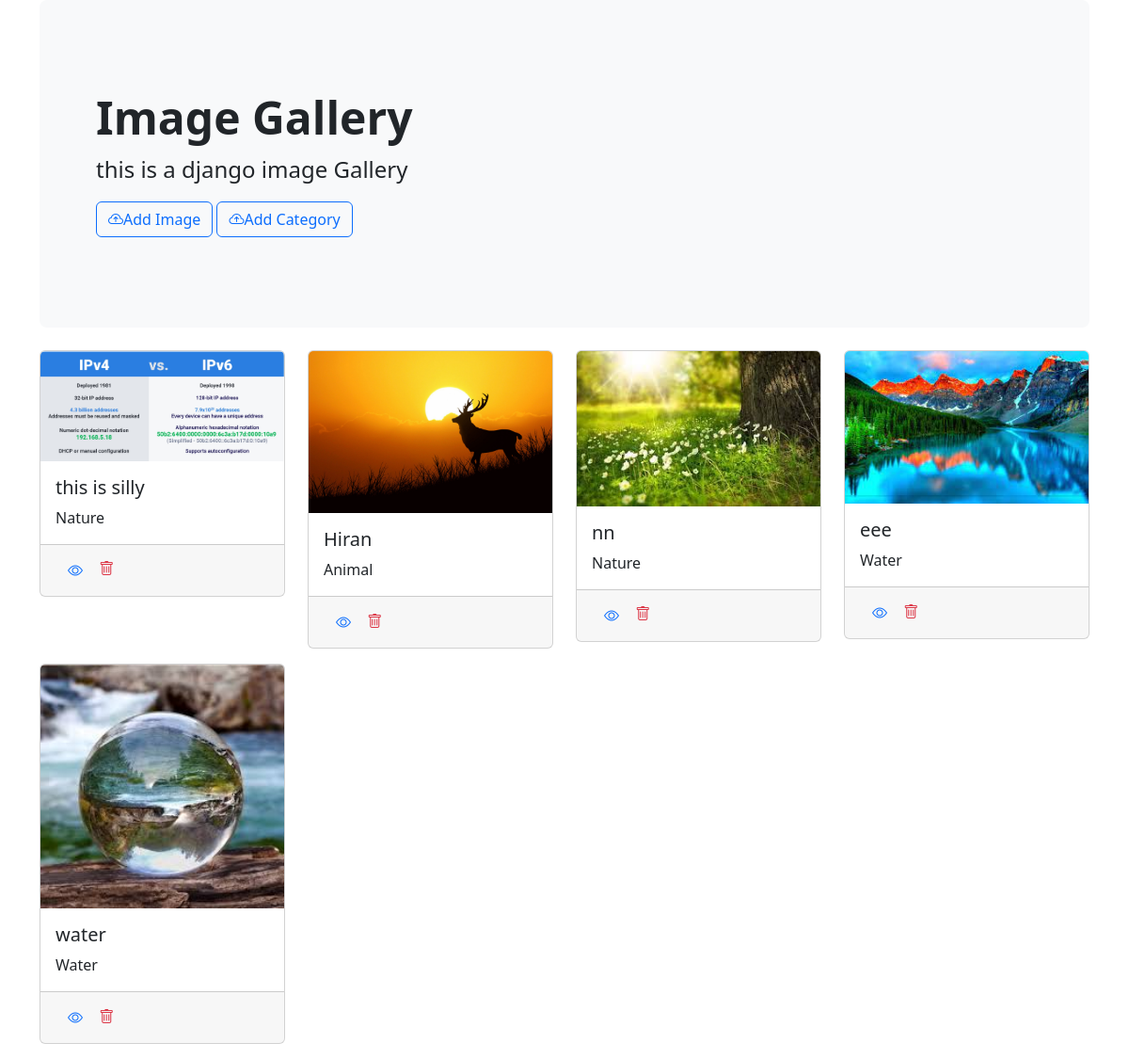
The page / on the database its author committed.
### gallery/models.py (models this page shows, shortened)
class Image(models.Model):
    image = models.ImageField(upload_to='images/')
    title = models.CharField(max_length=100)
    category = models.ForeignKey(Category, on_delete=models.CASCADE)
    uploaded_at = models.DateTimeField(auto_now_add=True)

class Category(models.Model):
    name = models.CharField(max_length=50)
    def __str__(self):
        return self.name

### gallery/views.py (the view)
# urls.py: path('', index, name='index'),
def index(request):
    categories = Category.objects.all() # get all the categories
    images = Image.objects.all()        # get all the images
    ctx = {
        'categories': categories,
        'images': images,
        'title' : 'Image Gallery',
    }
    return render(request, 'index.html', ctx)

### templates/index.html
{% extends 'layout/base.html' %}
{% block content %}
    <div class="container">
        <div class="p-5 mb-4 bg-light rounded-3">
            <div class="container-fluid py-5">
                <h1 class="display-5 fw-bold">Image Gallery</h1>
                <p class="col-md-8 fs-4">this is a django image Gallery</p>
                <a href="{%url 'add_image'%}" class="btn btn-outline-primary">
                    <i class="bi bi-cloud-arrow-up"></i>Add Image
                </a>
                <a href="{%url 'add_category'%}" class="btn btn-outline-primary">
                    <i class="bi bi-cloud-arrow-up"></i>Add Category
                </a>
            </div>
        </div>
    </div>
    <div class="container">
        <div class="row">
            {% for item in images %}
                <div class="col-lg-3 col-md- mb-3">
                    <div class="card">
                        <img class="card-img-top" src="{{item.image.url}}" alt="{{item.title}}">
                        <div class="card-body">
                            <h5 class="card-title">{{item.title}}</h5>
                            <p class="card-text">{{item.category}}</p>
                        </div>
                        <div class="card-footer">
                            <a href="{% url 'view_image' item.id %}" class="btn "><i class="bi bi-eye text-primary"></i></a>
                            <a href="btn" href="{% url 'delete_image' item.id%}"><i class="bi bi-trash text-danger"></i></a>
                        </div>
                    </div>
                </div>
            {% endfor %}
        </div>
    </div>
{% endblock content %}

### templates/layout/base.html (shortened to what this page needs)
<!doctype html>
<html lang="en">
<head>
  <link rel="stylesheet" href="https://cdn.jsdelivr.net/npm/bootstrap@5.2.0/dist/css/bootstrap.min.css">
  <link rel="stylesheet" href="https://cdn.jsdelivr.net/npm/bootstrap-icons@1.9.1/font/bootstrap-icons.css">
</head>
<body>
  <main>
    {% block content %}{% endblock content %}
  </main>
</body>
</html>

### rows shown on the page
Image: image (picture), title "this is silly", category "Nature"
Image: image (picture), title "Hiran", category "Animal"
Image: image (picture), title "nn", category "Nature"
Image: image (picture), title "eee", category "Water"
Image: image (picture), title "water", category "Water"
